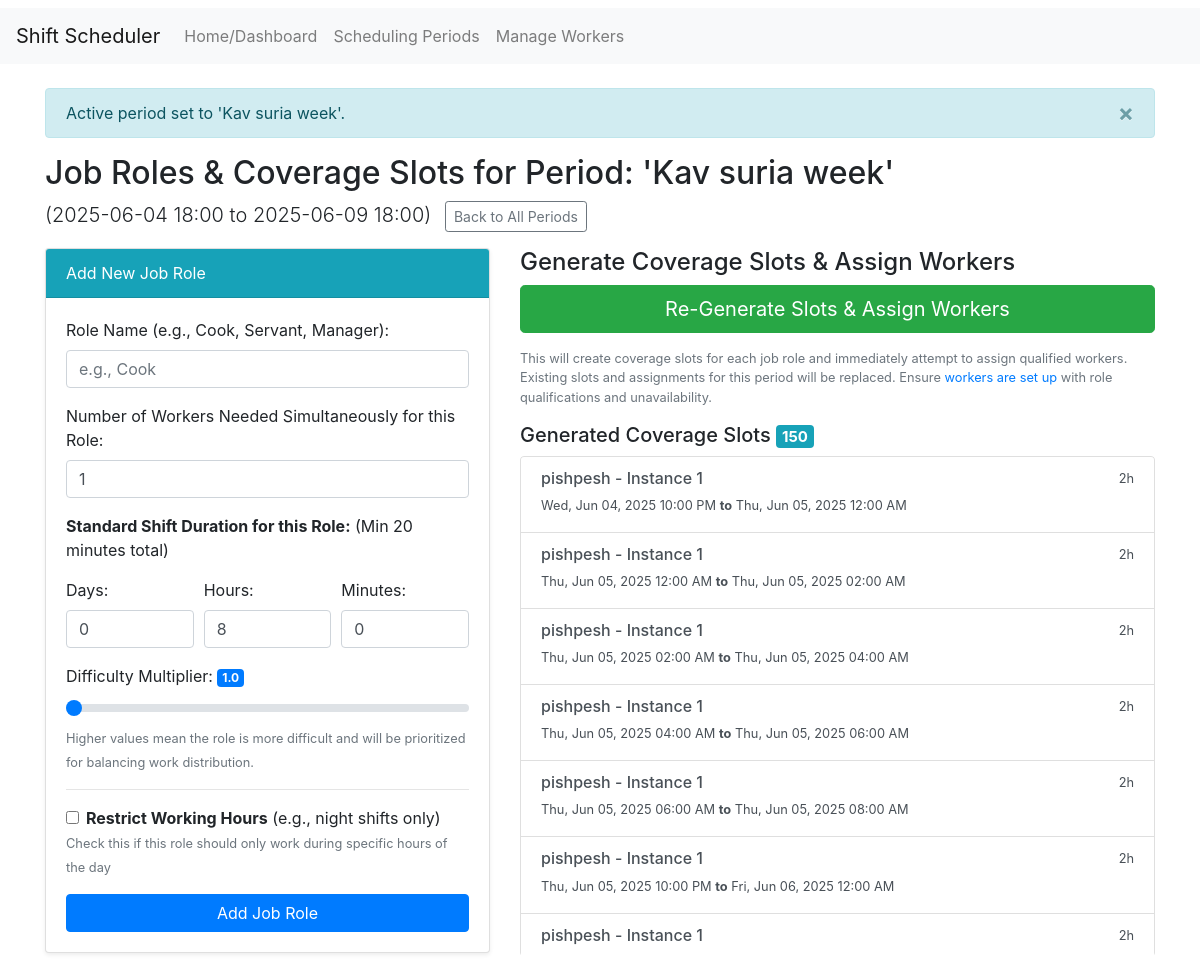
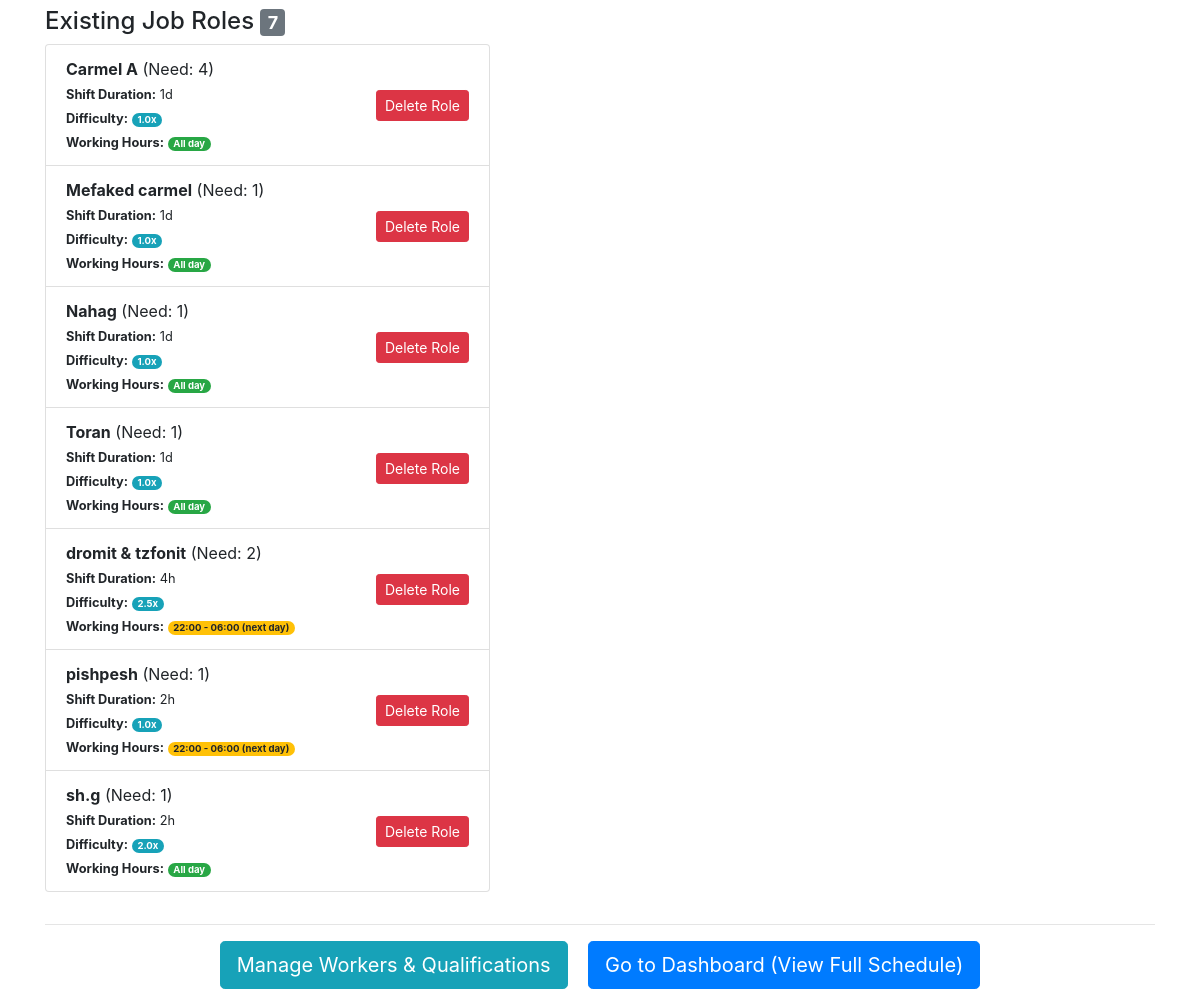
Screenshot of /period/3/roles with the database file from the repository (2 pictures, top to bottom).
### app/models.py (models this page shows, shortened)
class SchedulingPeriod(db.Model):
    __tablename__ = 'scheduling_period'
    id = db.Column(db.Integer, primary_key=True)
    name = db.Column(db.String(150), nullable=False, unique=True)
    period_start_datetime = db.Column(db.DateTime, nullable=False)
    period_end_datetime = db.Column(db.DateTime, nullable=False)
    is_active = db.Column(db.Boolean, default=False, nullable=False) # Indicates if this period is currently active

class JobRole(db.Model):
    __tablename__ = 'job_role'
    id = db.Column(db.Integer, primary_key=True)
    name = db.Column(db.String(100), nullable=False) # e.g., "Cook", "Servant"
    number_needed = db.Column(db.Integer, default=1, nullable=False) # Number needed simultaneously
    shift_duration_days = db.Column(db.Integer, default=0, nullable=False)
    shift_duration_hours = db.Column(db.Integer, default=0, nullable=False)
    shift_duration_minutes = db.Column(db.Integer, default=0, nullable=False)
    difficulty_multiplier = db.Column(db.Float, nullable=False, default=1.0, server_default='1.0')
    work_start_time = db.Column(db.Time, nullable=True)  # e.g., 22:00 for night shift
    work_end_time = db.Column(db.Time, nullable=True)    # e.g., 04:00 for night shift
    is_overnight_shift = db.Column(db.Boolean, default=False, nullable=False)  # True if shift crosses midnight
    scheduling_period_id = db.Column(db.Integer, db.ForeignKey('scheduling_period.id', ondelete="CASCADE"), nullable=False)
    scheduling_period = db.relationship('SchedulingPeriod', backref=db.backref('job_roles', lazy='dynamic', cascade="all, delete-orphan"))
    def has_time_restrictions(self):
        return self.work_start_time is not None and self.work_end_time is not None
    def get_working_hours_str(self):
        if not self.has_time_restrictions():
            return "All day"
        start_str = self.work_start_time.strftime('%H:%M')
        end_str = self.work_end_time.strftime('%H:%M')
        if self.is_overnight_shift:
            return f"{start_str} - {end_str} (next day)"
        else:
            return f"{start_str} - {end_str}"

class ShiftDefinition(db.Model): # Represents a single coverage slot to be filled
    __tablename__ = 'shift_definition'
    id = db.Column(db.Integer, primary_key=True)
    slot_start_datetime = db.Column(db.DateTime, nullable=False)
    slot_end_datetime = db.Column(db.DateTime, nullable=False)
    instance_number = db.Column(db.Integer, nullable=False) # e.g., Cook slot 1 of 2
    scheduling_period_id = db.Column(db.Integer, db.ForeignKey('scheduling_period.id', ondelete="CASCADE"), nullable=False)
    scheduling_period = db.relationship('SchedulingPeriod', backref=db.backref('shift_definitions', lazy='dynamic')) # Removed cascade from here as period deletion cascades to roles, which cascades to definitions
    job_role_id = db.Column(db.Integer, db.ForeignKey('job_role.id', ondelete="CASCADE"), nullable=False)
    job_role = db.relationship('JobRole', backref=db.backref('defined_slots', lazy='dynamic', cascade="all, delete-orphan"))
    scheduled_assignment = db.relationship('ScheduledShift', backref='defined_slot', uselist=False, cascade="all, delete-orphan")
    @property
    def name(self): # Name now comes from JobRole
        role_name = self.job_role.name if self.job_role else "Orphaned Role"
        return f"{role_name} - Instance {self.instance_number}"
    @property
    def duration_timedelta(self): return self.slot_end_datetime - self.slot_start_datetime
    @property
    def duration_total_seconds(self): return self.duration_timedelta.total_seconds()
    @property
    def duration_hours_minutes_str(self):
        secs = self.duration_total_seconds; days, secs = divmod(secs, 86400); hrs, secs = divmod(secs, 3600); mins, secs = divmod(secs, 60)
        res = [];_ = [res.append(f"{int(v)}{u}") for v, u in [(days, "d"), (hrs, "h"), (mins, "m")] if v]
        return " ".join(res) if res else "0m"

### app/routes.py (the view, shortened to what this page needs)
@main_bp.route('/period/<int:period_id>/roles', methods=['GET', 'POST'])
def manage_job_roles_for_period(period_id):
    period = SchedulingPeriod.query.get_or_404(period_id)
    if session.get('active_period_id') != period_id:
        session['active_period_id'] = period_id; session.permanent = True
        flash(f"Active period set to '{period.name}'.", "info")
    job_roles = JobRole.query.filter_by(scheduling_period_id=period.id).order_by(JobRole.name).all()
    generated_slots = ShiftDefinition.query.options(joinedload(ShiftDefinition.job_role))\
                                           .filter_by(scheduling_period_id=period.id)\
                                           .order_by(ShiftDefinition.job_role_id, ShiftDefinition.instance_number, ShiftDefinition.slot_start_datetime).all()
    has_generated_slots = bool(generated_slots)
    workers_exist = Worker.query.first() is not None
    can_assign = workers_exist and job_roles
    assignment_details = session.pop('assignment_details', None) # Get and remove from session
    return render_template('manage_job_roles.html',
                           period=period,
                           job_roles=job_roles,
                           generated_slots=generated_slots,
                           has_generated_slots=has_generated_slots,
                           can_assign=can_assign,
                           workers_exist=workers_exist,
                           assignment_details=assignment_details) # Pass to template

### app/templates/manage_job_roles.html (shortened to what this page needs)
{% extends "base.html" %}
{% block content %}
<div class="row">
    <div class="col-lg-12">
        <h2>Job Roles & Coverage Slots for Period: '{{ period.name }}'</h2>
        <p class="lead">
            ({{ period.period_start_datetime.strftime('%Y-%m-%d %H:%M') }} to {{ period.period_end_datetime.strftime('%Y-%m-%d %H:%M') }})
            <a href="{{ url_for('main.manage_periods') }}" class="btn btn-sm btn-outline-secondary ml-2">Back to All Periods</a>
        </p>
    </div>
</div>
<div class="row">
    <div class="col-md-5">
        <div class="card mb-4 shadow-sm">
            <div class="card-header bg-info text-white">Add New Job Role</div>
            <div class="card-body">
                <form method="POST" action="{{ url_for('main.manage_job_roles_for_period', period_id=period.id) }}" class="needs-validation" novalidate>
                    <div class="form-group">
                        <label for="role_name">Role Name (e.g., Cook, Servant, Manager):</label>
                        <input type="text" class="form-control" id="role_name" name="role_name" placeholder="e.g., Cook" required>
                    </div>
                    <div class="form-group">
                        <label for="number_needed">Number of Workers Needed Simultaneously for this Role:</label>
                        <input type="number" class="form-control" id="number_needed" name="number_needed" value="1" min="1" required>
                    </div>
                    <p><strong>Standard Shift Duration for this Role:</strong> (Min 20 minutes total)</p>
                    <div class="form-row">
                        <div class="form-group col-md-4"><label for="duration_days">Days:</label><input type="number" class="form-control" id="duration_days" name="duration_days" value="0" min="0" max="30" required></div>
                        <div class="form-group col-md-4"><label for="duration_hours">Hours:</label><input type="number" class="form-control" id="duration_hours" name="duration_hours" value="8" min="0" max="23" required></div>
                        <div class="form-group col-md-4"><label for="duration_minutes">Minutes:</label><input type="number" class="form-control" id="duration_minutes" name="duration_minutes" value="0" min="0" max="59" step="5" required></div>
                    </div>
                    <div class="form-group">
                        <label for="difficulty_multiplier">Difficulty Multiplier: <span id="multiplier_value_display" class="badge badge-primary">1.0</span></label>
                        <input type="range" class="custom-range" id="difficulty_multiplier" name="difficulty_multiplier" min="1.0" max="10.0" step="0.1" value="1.0">
                        <small class="text-muted">Higher values mean the role is more difficult and will be prioritized for balancing work distribution.</small>
                    </div>
                    <hr>
                    <div class="form-group">
                        <div class="form-check">
                            <input class="form-check-input" type="checkbox" id="has_time_restrictions" name="has_time_restrictions" onchange="toggleTimeRestrictions()">
                            <label class="form-check-label" for="has_time_restrictions">
                                <strong>Restrict Working Hours</strong> (e.g., night shifts only)
                            </label>
                        </div>
                        <small class="text-muted">Check this if this role should only work during specific hours of the day</small>
                    </div>
                    <button type="submit" class="btn btn-primary btn-block">Add Job Role</button>
                </form>
            </div>
        </div>
        <h4>Existing Job Roles <span class="badge badge-secondary">{{ job_roles|length }}</span></h4>
        {% if job_roles %}
            <ul class="list-group mb-3">
            {% for role in job_roles %}
                <li class="list-group-item d-flex justify-content-between align-items-center">
                    <div>
                        <strong>{{ role.name }}</strong> (Need: {{ role.number_needed }})<br>
                        <small><strong>Shift Duration:</strong>
                            {% if role.shift_duration_days > 0 %}{{ role.shift_duration_days }}d {% endif %}
                            {% if role.shift_duration_hours > 0 %}{{ role.shift_duration_hours }}h {% endif %}
                        </small><br>
                        <small><strong>Difficulty:</strong> <span class="badge badge-pill badge-info">{{ "%.1f"|format(role.difficulty_multiplier) }}x</span></small><br>
                        <small><strong>Working Hours:</strong>
                            <span class="badge badge-pill {% if role.has_time_restrictions() %}badge-warning{% else %}badge-success{% endif %}">
                                {{ role.get_working_hours_str() }}
                            </span>
                        </small>
                    </div>
                    <form method="POST" action="{{ url_for('main.delete_job_role', period_id=period.id, role_id=role.id) }}" style="display: inline;">
                        <button type="submit" class="btn btn-danger btn-sm" onclick="return confirm('DELETE role \'{{role.name}}\' and ALL its generated slots/assignments? This cannot be undone.');">Delete Role</button>
                    </form>
                </li>
            {% endfor %}
            </ul>
        {% else %}
            <p>No job roles defined for this period yet. Add roles like "Cook", "Servant", "Manager" and specify how many are needed and their typical shift length.</p>
        {% endif %}
    </div>
    <div class="col-md-7">
        <h4>Generate Coverage Slots & Assign Workers</h4>
        {% if job_roles %}
            <form method="POST" action="{{ url_for('main.generate_slots_and_assign_action', period_id=period.id) }}">
                <button type="submit" class="btn btn-success btn-lg btn-block mb-3">
                    {% if has_generated_slots %}Re-Generate Slots & Assign Workers{% else %}Generate Slots & Assign Workers{% endif %}
                </button>
                <p class="text-muted small">This will create coverage slots for each job role and immediately attempt to assign qualified workers. Existing slots and assignments for this period will be replaced. Ensure <a href="{{ url_for('main.manage_workers') }}">workers are set up</a> with role qualifications and unavailability.</p>
            </form>
        {% else %}
            <p class="text-muted">Add job roles to this period first to enable generation of coverage slots and assignments.</p>
        {% endif %}
        {% if generated_slots %}
            <h5 class="mt-3">Generated Coverage Slots <span class="badge badge-info">{{ generated_slots|length }}</span></h5>
            <div class="list-group" style="max-height: 500px; overflow-y: auto;">
            {% for slot in generated_slots %}
                <div class="list-group-item list-group-item-action flex-column align-items-start">
                    <div class="d-flex w-100 justify-content-between">
                        <h6 class="mb-1">{{ slot.name }}</h6>
                        <small>{{ slot.duration_hours_minutes_str }}</small>
                    </div>
                    <p class="mb-1"><small>
                        {{ slot.slot_start_datetime.strftime('%a, %b %d, %Y %I:%M %p') }}
                        <strong>to</strong>
                        {{ slot.slot_end_datetime.strftime('%a, %b %d, %Y %I:%M %p') }}
                    </small></p>
                </div>
            {% endfor %}
            </div>
        {% elif has_generated_slots == false and job_roles %}
             <p class="mt-3 text-muted">No coverage slots have been generated yet. Click the button above.</p>
        {% endif %}
    </div>
</div>
<hr>
<div class="mt-3 mb-3 text-center">
    <a href="{{ url_for('main.manage_workers') }}" class="btn btn-info btn-lg mx-2">Manage Workers & Qualifications</a>
    <a href="{{ url_for('main.index') }}" class="btn btn-primary btn-lg mx-2">Go to Dashboard (View Full Schedule)</a>
</div>
{% endblock %}

### app/templates/base.html (shortened to what this page needs)
<!doctype html>
<html lang="en">
<head>
    <link rel="stylesheet" href="https://stackpath.bootstrapcdn.com/bootstrap/4.5.2/css/bootstrap.min.css">
    <link rel="stylesheet" href="https://cdn.jsdelivr.net/npm/litepicker/dist/css/litepicker.css"/>
    <link rel="stylesheet" href="{{ url_for('static', filename='css/style.css') }}">
</head>
<body>
    <nav class="navbar navbar-expand-md navbar-light bg-light mb-4">
        <a class="navbar-brand" href="{{ url_for('main.index') }}">Shift Scheduler</a>
        <div class="collapse navbar-collapse" id="navbarCollapse">
            <ul class="navbar-nav mr-auto">
                <li class="nav-item {% if request.endpoint == 'main.index' %}active{% endif %}">
                    <a class="nav-link" href="{{ url_for('main.index') }}">Home/Dashboard</a>
                </li>
                <li class="nav-item {% if request.endpoint == 'main.manage_periods' %}active{% endif %}">
                    <a class="nav-link" href="{{ url_for('main.manage_periods') }}">Scheduling Periods</a>
                </li>
                <li class="nav-item {% if request.endpoint == 'main.manage_workers' %}active{% endif %}">
                    <a class="nav-link" href="{{ url_for('main.manage_workers') }}">Manage Workers</a>
                </li>
            </ul>
        </div>
    </nav>
    <main role="main" class="container">
        {% with messages = get_flashed_messages(with_categories=true) %}
            {% if messages %}
                {% for category, message in messages %}
                <div class="alert alert-{{ category }} alert-dismissible fade show" role="alert">
                    {{ message }}
                    <button type="button" class="close" data-dismiss="alert" aria-label="Close">
                        <span aria-hidden="true">×</span>
                    </button>
                </div>
                {% endfor %}
            {% endif %}
        {% endwith %}
        {% block content %}{% endblock %}
    </main>
</body>
</html>

### app/static/css/style.css (style rules this page uses)
body { padding-top: 0.5rem; font-family: -apple-system, BlinkMacSystemFont, "Segoe UI", Roboto, "Helvetica Neue", Arial, sans-serif; }
.navbar { margin-bottom: 1.5rem !important; }
.card { margin-bottom: 1.5rem; }

### rows the page displays
SchedulingPeriod: name "Kav suria week", period_start_datetime "2025-06-04 18:00", period_end_datetime "2025-06-09 18:00"
JobRole: name "Carmel A", number_needed "4", shift_duration_days "1", difficulty_multiplier "1.0", get_working_hours_str "All day"
JobRole: name "Mefaked carmel", number_needed "1", shift_duration_days "1", difficulty_multiplier "1.0", get_working_hours_str "All day"
JobRole: name "Nahag", number_needed "1", shift_duration_days "1", difficulty_multiplier "1.0", get_working_hours_str "All day"
JobRole: name "Toran", number_needed "1", shift_duration_days "1", difficulty_multiplier "1.0", get_working_hours_str "All day"
JobRole: name "dromit & tzfonit", number_needed "2", shift_duration_hours "4", difficulty_multiplier "2.5", get_working_hours_str "22:00 - 06:00 (next day)"
JobRole: name "pishpesh", number_needed "1", shift_duration_hours "2", difficulty_multiplier "1.0", get_working_hours_str "22:00 - 06:00 (next day)"
JobRole: name "sh.g", number_needed "1", shift_duration_hours "2", difficulty_multiplier "2.0", get_working_hours_str "All day"
ShiftDefinition: name "pishpesh - Instance 1", duration_hours_minutes_str "2h", slot_start_datetime "Wed, Jun 04, 2025 10:00 PM", slot_end_datetime "Thu, Jun 05, 2025 12:00 AM"
ShiftDefinition: name "pishpesh - Instance 1", duration_hours_minutes_str "2h", slot_start_datetime "Thu, Jun 05, 2025 12:00 AM", slot_end_datetime "Thu, Jun 05, 2025 02:00 AM"
ShiftDefinition: name "pishpesh - Instance 1", duration_hours_minutes_str "2h", slot_start_datetime "Thu, Jun 05, 2025 02:00 AM", slot_end_datetime "Thu, Jun 05, 2025 04:00 AM"
ShiftDefinition: name "pishpesh - Instance 1", duration_hours_minutes_str "2h", slot_start_datetime "Thu, Jun 05, 2025 04:00 AM", slot_end_datetime "Thu, Jun 05, 2025 06:00 AM"
ShiftDefinition: name "pishpesh - Instance 1", duration_hours_minutes_str "2h", slot_start_datetime "Thu, Jun 05, 2025 06:00 AM", slot_end_datetime "Thu, Jun 05, 2025 08:00 AM"
ShiftDefinition: name "pishpesh - Instance 1", duration_hours_minutes_str "2h", slot_start_datetime "Thu, Jun 05, 2025 10:00 PM", slot_end_datetime "Fri, Jun 06, 2025 12:00 AM"
ShiftDefinition: name "pishpesh - Instance 1", duration_hours_minutes_str "2h"

### other values shown
{{ message }} "Active period set to 'Kav suria week'."
{{ job_roles|length }} "7"
{{ generated_slots|length }} "150"
